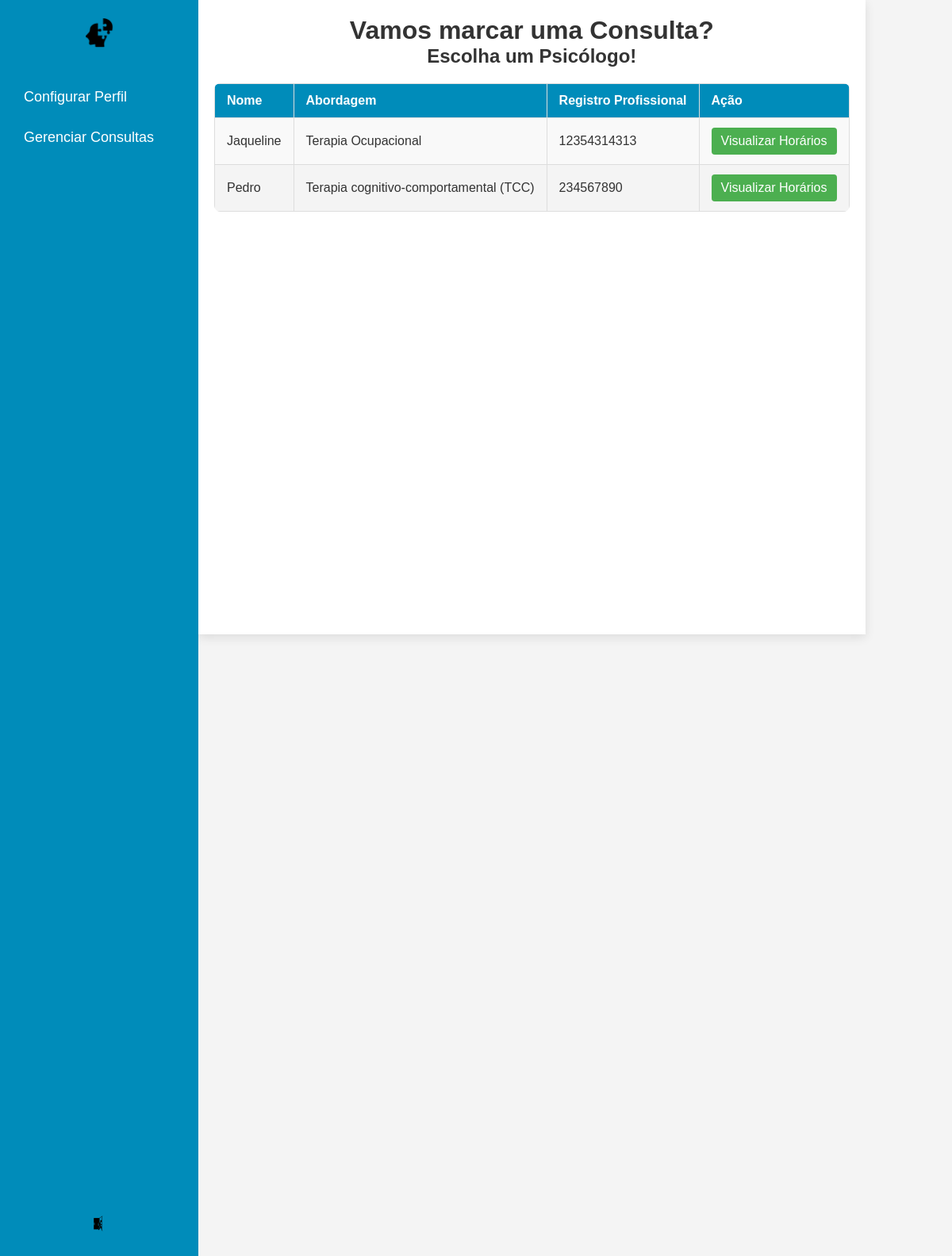
Page /marcar_consulta/ (signed in) on the committed database.
### usuarios/models.py (models this page shows, shortened)
class Usuario(models.Model):
    nome = models.CharField(max_length=100)
    email = models.EmailField(max_length=254)
    telefone = models.CharField(max_length=15)
    senha = models.CharField(max_length=128)  # Alterado para suportar senhas hasheadas
    cpf = models.CharField(max_length=15)

class Psicologo(Usuario):
    registro_profissional = models.CharField(max_length=100)
    abordagem = models.CharField(max_length=100)

class Usuario(models.Model):
    nome = models.CharField(max_length=100)
    email = models.EmailField(max_length=254)
    telefone = models.CharField(max_length=15)
    senha = models.CharField(max_length=128)  # Alterado para suportar senhas hasheadas
    cpf = models.CharField(max_length=15)

### usuarios/views.py (the view)
# urls.py: path('marcar_consulta/', views.marcar_consulta, name='marcar_consulta'),  # URL para gerenciar consultas
@login_required
def marcar_consulta(request):
    if request.method == 'POST':
        return redirect('marcar_consulta')
    psicologos = Psicologo.objects.all()
    return render(request, 'usuarios/marcar_consulta.html', {'psicologos': psicologos})

### usuarios/templates/usuarios/marcar_consulta.html (shortened to what this page needs)
<!DOCTYPE html>
<html lang="pt-br">
<head>
    {% load static %}
    <link rel="stylesheet" href="{% static 'css/marcar_consulta.css' %}">
</head>
<body>
    <div class="sidebar" id="sidebar">
        <div class="logo">
            <a href="{% url 'dashboard' %}">
                <img src="{% static 'images/logo.png' %}" alt="Logo">
            </a>
        </div>
        <div class="sidebar-links">
            <a href="{% url 'configurar_perfil' %}">Configurar Perfil</a>
            <a href="{% url 'gerenciar_consultas' %}">Gerenciar Consultas</a>
        </div>
        <div class="logout-container">
            <a href="{% url 'logout' %}" class="logout">
                <img src="{% static 'images/sair.png' %}" alt="Sair">
            </a>
        </div>
    </div>
    <div class="main-container">
        <div class="main-content">
            <h1>Vamos marcar uma Consulta?</h1>
            <h2>Escolha um Psicólogo!</h2>
            <table class="psychologists-table">
                <thead>
                    <tr>
                        <th>Nome</th>
                        <th>Abordagem</th>
                        <th>Registro Profissional</th>
                        <th>Ação</th>
                    </tr>
                </thead>
                <tbody>
                    {% if psicologos %}
                        {% for psicologo in psicologos %}
                        <tr>
                            <td>{{ psicologo.nome }}</td>
                            <td>{{ psicologo.abordagem }}</td>
                            <td>{{ psicologo.registro_profissional }}</td>
                            <td><a href="{% url 'calendario_psicologo' psicologo.id %}" class="btn">Visualizar Horários</a></td>
                        </tr>
                        {% endfor %}
                    {% else %}
                        <p>Nenhum psicólogo disponível no momento.</p>
                    {% endif %}
                </tbody>
            </table>
        </div>
    </div>
</body>
</html>

### usuarios/static/css/marcar_consulta.css (style rules this page uses)
* { margin: 0; padding: 0; box-sizing: border-box; }
body { font-family: Arial, sans-serif; background-color: #f4f4f4; color: #333; display: flex; height: 200vh; margin: 0; }
.sidebar { width: 250px; background-color: #008CBA; color: white; position: fixed; top: 0; left: 0; bottom: 0; padding: 20px 10px; display: flex; flex-direction: column; justify-content: space-between; }
.logo a { display: block; text-align: center; margin-bottom: 30px; }
.logo img { width: 40px; height: auto; display: block; margin: 0 auto; }
.sidebar-links a { display: block; color: white; text-decoration: none; font-size: 18px; padding: 10px 20px; margin: 10px 0; transition: background-color 0.3s ease; }
.logout-container { display: flex; justify-content: center; margin-top: auto; padding-bottom: 20px; }
.logout img { width: 30px; height: auto; transition: transform 0.3s ease; }
.main-content { margin-left: 250px; padding: 20px; width: calc(100% - 250px); height: 100vh; background-color: #ffffff; overflow-y: auto; box-shadow: 0 4px 12px rgba(0, 0, 0, 0.1); display: flex; flex-direction: column; justify-content: flex-start; align-items: center; }
.psychologists-table { width: 100%; border-collapse: collapse; margin-top: 20px; background-color: #f9f9f9; border-radius: 8px; overflow: hidden; }
.psychologists-table th, .psychologists-table td { border: 1px solid #ddd; text-align: left; padding: 12px 15px; }
.psychologists-table th { background-color: #008CBA; color: white; font-weight: bold; }
.psychologists-table tr:nth-child(even) { background-color: #f4f4f4; }
.psychologists-table .btn { display: inline-block; padding: 8px 12px; background-color: #4CAF50; color: white; text-decoration: none; border-radius: 4px; transition: background-color 0.3s ease; }

### rows in the picture
Psicologo: nome "Jaqueline", abordagem "Terapia Ocupacional", registro_profissional "12354314313"
Psicologo: nome "Pedro", abordagem "Terapia cognitivo-comportamental (TCC)", registro_profissional "234567890"
